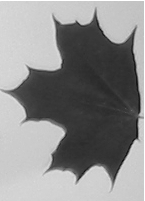
//> input picture Assignment 2/data/template1.jpg, 145 x 201 px
$ ./main   (built with g++ and OpenCV 4)
//> lines starting //> are read from the running program, lines starting //| are printed output that depends on the picture
### Assignment 2/src/app.hpp
#pragma once
//
// Do not change this file.
//


//#include <iostream>
//#include <opencv2/opencv.hpp>
#include "given.hpp"
#include "yours.hpp"

struct input {
	std::string path;
	cv::Mat img;
	int bin_thresh;
	int n_erosions;
};

namespace app {

	void app(std::vector<input> templates, input query, int descriptor_length, float detection_thresh);

}

### Assignment 2/src/yours.hpp
//
// Do not change this file.
//
#ifndef YOURS_H
#define YOURS_H

#include <iostream>
#include <opencv2/opencv.hpp>

namespace yours {

// Binarization and erosion of input image.
// src: Input image
// dst: Output image
// thresh: Binarization threshold
// num_erosions: Number on erosions.
void preprocessImage(cv::Mat& src, cv::Mat& dst, int bin_thresh, int n_erosions);

// Calculates the (unnormalized!) fourier descriptor from a list of points
// contour: 1xN 2-channel matrix, containing N points (x in first, y in second channel)
// returns: Fourier descriptor (not normalized)
cv::Mat getFourierDescriptor(const cv::Mat& contour);

// Normalize a given fourier descriptor
// fd: The given fourier descriptor as returned by getFourierDescriptor.
// descriptor_length: Number of used frequencies (should be even)
// returns: The normalized fourier descriptor
cv::Mat normalizeFourierDescriptor(const cv::Mat& fd, int descriptor_length);

// Classification of object by Fourier descriptor. Returns the index of the class that
// has the highest similarity with the given descriptor. Returns -1 if no distance
// value is above given threshold.
// Uses euclidean distance as distance metric. The euclidean distance is normilzed by descriptor dimension.
// fd: Fourier descriptor to classify.
// class_templates: A vector of reference Fourier descriptors representing the classses.
// thresh: Maximum distance value.
// returns: Index of class template with highest similarity/lowest distance or -1.
int classifyFourierDescriptor(const cv::Mat& fd, const std::vector<cv::Mat>& class_templates, float thresh);


}

#endif // YOURS_H

### Assignment 2/src/given.hpp
//
// Do not change this file.
//
#ifndef CVTLIB_H
#define CVTLIB_H

#include <iostream>
#include <opencv2/opencv.hpp>

namespace given {

// Normalizes and displays an image using the OpenCV GUI API.
// img: Image to show
// win: Name of the window
// dur: Waits for dur milliseconds.
void showImage(const cv::Mat& img, std::string win="Image", double dur=0);

// This function colors a region of an image.
// img: Image to color
// dst: Colored output image
// region: Region to color.
// color: The color to color the region with.
void colorImage(const cv::Mat& src, cv::Mat& dst, const cv::Mat& region, const cv::Vec3b& color);

// This function is just a color map, that maps an integer number to a color.
// The colors are supposed to be easily distinctable.
// id: Integer index
cv::Vec3b getColor(int id);

// Plot fourier descriptor
//
// fd: The fourier descriptor to be displayed
// win: The window name
// dur:	Wait number of ms or until key is pressed
void plotFourierDescriptor(const cv::Mat& fd, std::string win, double dur);

}

#endif // GIVEN_H

### Assignment 2/src/app.cpp
// [5 lines of commented-out code are left out]
#include "app.hpp"


void app::app(std::vector<input> templates, input query, int descriptor_length, float detection_thresh) {
    // temporary images and copy of query image to color the result -----------
    cv::Mat temp;
    cv::Mat result = query.img.clone();

    // get contour lines from templates ---------------------------------------
    std::vector<cv::Mat> template_contours;
    for (auto& t : templates) {
        std::vector<cv::Mat> contours;
        yours::preprocessImage(t.img, temp, t.bin_thresh, t.n_erosions);
        cv::findContours(temp, contours, cv::RETR_EXTERNAL, cv::CHAIN_APPROX_NONE);

        // take only the contour with the most points
        int max_size = -1;
        cv::Mat contour;
        for (auto const& c : contours) {
            if (c.rows > max_size) {
                max_size = c.rows;
                contour = c;
            }
        }

        // stop execution if no contour with sufficient length is found for template
        if (max_size < descriptor_length) {
            std::cout << "No contour of length " << std::to_string(descriptor_length) << " found for " << t.path << std::endl;
            exit(-1);
        }

        template_contours.push_back(contour);
    }

    // get contour lines from query image -------------------------------------
    std::vector<cv::Mat> query_contours;
    yours::preprocessImage(query.img, temp, query.bin_thresh, query.n_erosions);
    cv::findContours(temp, query_contours, cv::RETR_EXTERNAL, cv::CHAIN_APPROX_NONE);

    // skip those that have not enough elements and color them white
	for (auto it = query_contours.begin(); it != query_contours.end();) {
		if (it->rows < descriptor_length) {
			given::colorImage(result, result, *it, cv::Vec3b(255, 255, 255));
			it = query_contours.erase(it);
		}
		else {
			++it;
		}
	}


    // stop execution if no contour with sufficient length is found in query image
    if (query_contours.size() <= 0) {
        std::cout << "No contour of length " << std::to_string(descriptor_length) << " found for " << query.path << std::endl;
        exit(-1);
    }

    // get fourier descriptors ------------------------------------------------
    std::vector<cv::Mat> template_fds;
    for (auto const& c : template_contours)
        template_fds.push_back(yours::getFourierDescriptor(c));

    std::vector<cv::Mat> query_fds;
    for (auto const& c : query_contours)
        query_fds.push_back(yours::getFourierDescriptor(c));

    // normalize fourier descriptors ------------------------------------------
    std::vector<cv::Mat> template_fds_normalized;
    for (auto const& fd : template_fds)
        template_fds_normalized.push_back(yours::normalizeFourierDescriptor(fd, descriptor_length));

    std::vector<cv::Mat> query_fds_normalized;
    for (auto const& fd : query_fds)
        query_fds_normalized.push_back(yours::normalizeFourierDescriptor(fd, descriptor_length));

    // classify objects -------------------------------------------------------
    std::vector<int> classes;
    for (auto const& fd : query_fds_normalized)
        classes.push_back(yours::classifyFourierDescriptor(fd, template_fds_normalized, detection_thresh));

    // color result image -----------------------------------------------------
    for (int i = 0; i < classes.size(); i++) {
        if (classes[i] < 0) {  // color red if not classified
            given::colorImage(result, result, query_contours[i], cv::Vec3b(0, 0, 255));
        } else {
            given::colorImage(result, result, query_contours[i], given::getColor(classes[i]));
        }
    }

    given::showImage(result, "result", 0);
    std::string path = query.path.replace(query.path.length()-4, 4, "_result.jpg");
    std::cout << "Saving result to " << path << std::endl;
    cv::imwrite(path, result);
}

### Assignment 2/src/yours.cpp
//
// Implement the required functions here.
//
#include "yours.hpp"
#include "given.hpp"
#include<vector>

using namespace cv;
using namespace std;

void yours::preprocessImage(cv::Mat& src, cv::Mat& dst, int bin_thresh, int n_erosions) {
    cv::Mat tmp = src;
	//cv::Mat dstBin = dst;
	cv::Mat kernel = cv::Mat::ones(3, 3, CV_8UC1)*255;

	int maxVal = 255;
    if(src.channels() > 1)
        cv::cvtColor(src, tmp, cv::COLOR_BGR2GRAY);
   // get binary image (white foreground, black background)
	cv::threshold(tmp, dst, bin_thresh, maxVal, cv::THRESH_BINARY_INV);
    // use erosion to get rid of small objects and break connections between leafs
    // use a 3x3 structuring element (cv::Mat::ones(3, 3, CV_8UC1))
	//cv::erode(dst, dst, kernel, Point(-1, -1), n_erosions);
	cv::erode(dst, dst, kernel, Point(-1, -1), n_erosions);
	//bitwise_not(dst, dst);
	//given::showImage(dst);
}

// [16 lines of commented-out code are left out]

// [88 lines left out: functions getFourierDescriptor, normalizeFourierDescriptor, classifyFourierDescriptor, not called in this run]

### Assignment 2/src/main.cpp
#include <iostream>
#include <vector>
#include <opencv2/opencv.hpp>
#include <filesystem>

//#if 0

#include "given.hpp"
#include "yours.hpp"
#include "app.hpp"

namespace fs = std::filesystem;

int main(int argc, char** argv) {
    std::vector<input> templates{
        input{"./data/template1.jpg", cv::imread("./data/template1.jpg", 0), 34, 2},
        input{"./data/template2.jpg", cv::imread("./data/template2.jpg", 0), 72, 1}};
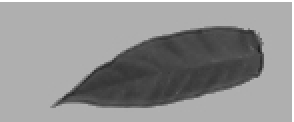
//> input picture Assignment 2/data/template2.jpg, 147 x 61 px (shown 2 times larger)
//> templates = 2 items

    input query{"./data/query.jpg", cv::imread("./data/query.jpg", 0), 67, 5};
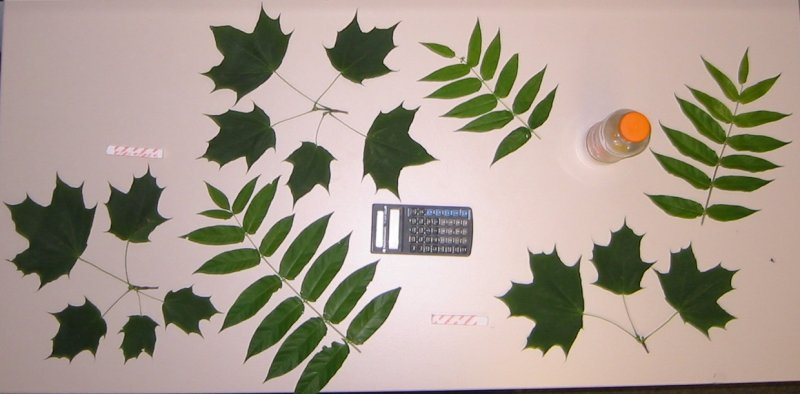
//> input picture Assignment 2/data/query.jpg, 800 x 394 px
    // [5 lines of commented-out code are left out]
	app::app(templates, query, 100, 220000);
//> in app, `cv::Mat result = query.img.clone();`:
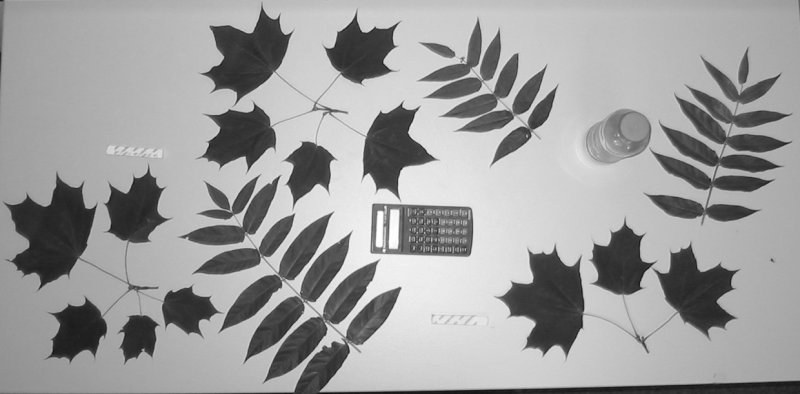
//> result: 394 rows x 800 cols, CV_8UC1; min 14, max 255, mean 157.7
//> (the run ends here: the program exits with an error code, at `exit(-1);`)
